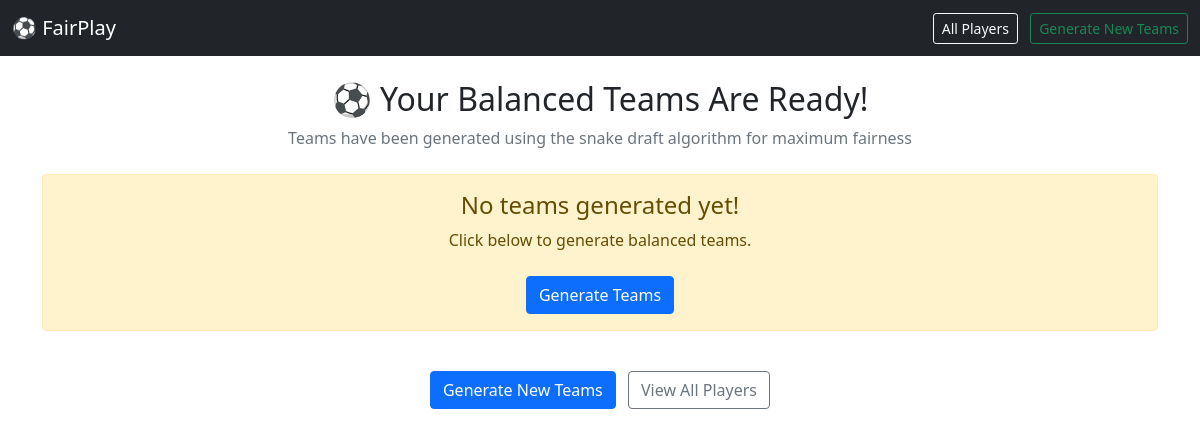
Before: /teams/ with the older database file.
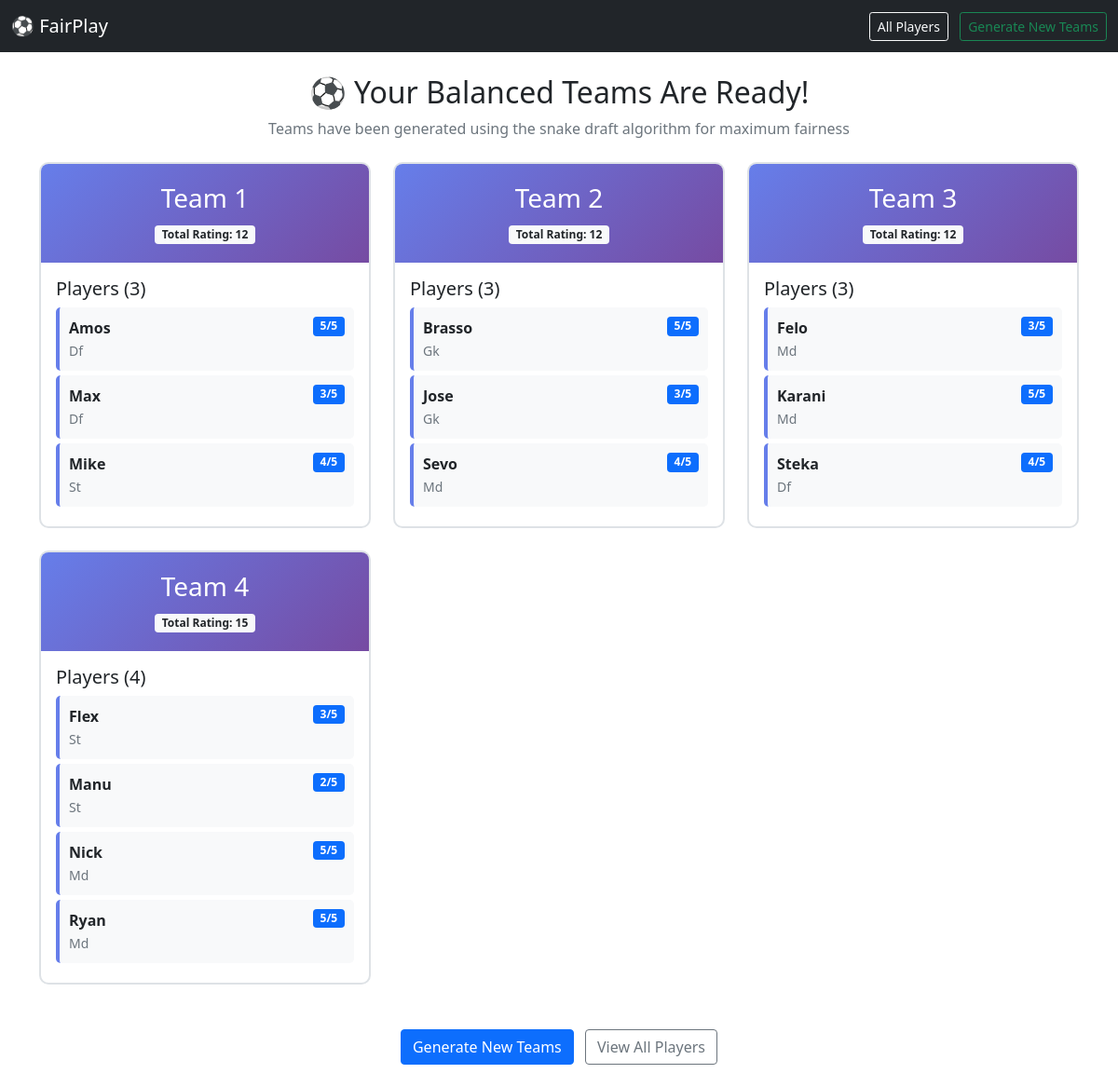
After: the same page with the newer database file.
### fair_play/models.py (models this page shows, shortened)
class Team(models.Model):
    name = models.CharField(max_length=100)
    created_at = models.DateTimeField(auto_now_add=True)
    class Meta:
        ordering = ['name']

class Player(models.Model):
    class Position(models.TextChoices):
        ST = 'Striker'
        DF = 'Defender'
        MD = 'MidFielder'
        GK = 'GoalKeeper'
    name = models.CharField(max_length=200)
    position = models.CharField(
        max_length = 10,
        choices=Position.choices
    )
    rating = models.IntegerField(
        default=3,
        validators=[MinValueValidator(1), MaxValueValidator(5)],
        help_text="Player skill rating (1-5)"
    )
    team = models.ForeignKey('Team', on_delete=models.SET_NULL, null= True, blank=True, related_name='players')
    class Meta:
        ordering = ['name']

### fair_play/views.py (the view)
# urls.py: path('teams/', views.teams_display_view, name='teams_display'),
def teams_display_view(request):
    teams = Team.objects.all().prefetch_related('players')
    teams_with_stats = []
    for team in teams:
        total_rating = sum(player.rating for player in team.players.all())
        player_count = team.players.count()
        avg_rating = total_rating / player_count if player_count > 0 else 0
        team.total_rating = total_rating
        team.avg_rating = avg_rating
        teams_with_stats.append(team)
    return render(request, 'teams_display.html', {'teams': teams_with_stats})

### fair_play/templates/teams_display.html (shortened to what this page needs)
<!DOCTYPE html>
<html lang="en">
<head>
    <link href="https://cdn.jsdelivr.net/npm/bootstrap@5.1.3/dist/css/bootstrap.min.css" rel="stylesheet">
</head>
<body>
    <nav class="navbar navbar-dark bg-dark">
        <div class="container-fluid">
            <a class="navbar-brand" href="{% url 'index' %}">⚽ FairPlay</a>
            <div>
                <a href="{% url 'playerslist' %}" class="btn btn-outline-light btn-sm me-2">All Players</a>
                <a href="{% url 'generate_teams' %}" class="btn btn-outline-success btn-sm">Generate New Teams</a>
            </div>
        </div>
    </nav>
    <div class="container mt-4">
        <div class="text-center mb-4">
            <h2>⚽ Your Balanced Teams Are Ready!</h2>
            <p class="text-muted">Teams have been generated using the snake draft algorithm for maximum fairness</p>
        </div>
        <div class="row">
            {% for team in teams %}
                <div class="col-md-6 col-lg-4 mb-4">
                    <div class="team-card">
                        <div class="team-header text-center">
                            <h3 class="mb-0">{{ team.name }}</h3>
                            <p class="mb-0 mt-2">
                                <span class="badge bg-light text-dark">
                                    Total Rating: {{ team.total_rating }}
                                </span>
                            </p>
                        </div>
                        <div class="card-body">
                            <h5 class="card-title">Players ({{ team.players.count }})</h5>
                            {% if team.players.all %}
                                {% for player in team.players.all %}
                                    <div class="player-item">
                                        <strong>{{ player.name }}</strong>
                                        <span class="badge bg-primary rating-badge">{{ player.rating }}/5</span>
                                        <br>
                                        <small class="text-muted">{{ player.get_position_display }}</small>
                                    </div>
                                {% endfor %}
                            {% else %}
                                <p class="text-muted">No players assigned</p>
                            {% endif %}
                        </div>
                    </div>
                </div>
            {% empty %}
                <div class="col-12">
                    <div class="alert alert-warning text-center">
                        <h4>No teams generated yet!</h4>
                        <p>Click below to generate balanced teams.</p>
                        <a href="{% url 'generate_teams' %}" class="btn btn-primary mt-2">Generate Teams</a>
                    </div>
                </div>
            {% endfor %}
        </div>
        <div class="text-center mt-4 mb-4">
            <a href="{% url 'generate_teams' %}" class="btn btn-primary me-2">Generate New Teams</a>
            <a href="{% url 'playerslist' %}" class="btn btn-outline-secondary">View All Players</a>
        </div>
    </div>
</body>
</html>

Changed rows visible on the page:
added Team: name "Team 1", total_rating "12", players.count "3"
now on this page (row edited): Player: name "Amos", rating "5", position "Df", shown under "Team 1"
now on this page (row edited): Player: name "Max", rating "3", position "Df", shown under "Team 1"
added Player: name "Mike", rating "4", position "St", shown under "Team 1"
added Team: name "Team 2", total_rating "12", players.count "3"
now on this page (row edited): Player: name "Brasso", rating "5", position "Gk", shown under "Team 2"
now on this page (row edited): Player: name "Jose", rating "3", position "Gk", shown under "Team 2"
now on this page (row edited): Player: name "Sevo", rating "4", position "Md", shown under "Team 2"
added Team: name "Team 3", total_rating "12", players.count "3"
now on this page (row edited): Player: name "Felo", rating "3", position "Md", shown under "Team 3"
now on this page (row edited): Player: name "Karani", rating "5", position "Md", shown under "Team 3"
now on this page (row edited): Player: name "Steka", rating "4", position "Df", shown under "Team 3"
added Team: name "Team 4", total_rating "15", players.count "4"
now on this page (row edited): Player: name "Flex", rating "3", position "St", shown under "Team 4"
now on this page (row edited): Player: name "Manu", rating "2", position "St", shown under "Team 4"
now on this page (row edited): Player: name "Nick", rating "5", position "Md", shown under "Team 4"
now on this page (row edited): Player: name "Ryan", rating "5", position "Md", shown under "Team 4"
Other visible differences:
text no longer shown: "No teams generated yet! Click below to generate balanced teams. Generate Teams"
